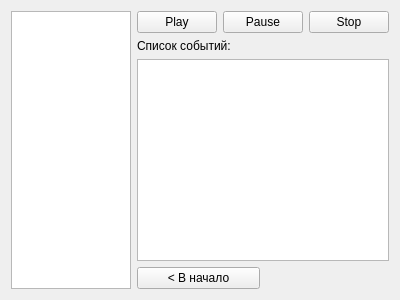
<?xml version="1.0" encoding="UTF-8"?>
<ui version="4.0">
 <class>ViewWidget</class>
 <widget class="QWidget" name="ViewWidget">
  <property name="geometry">
   <rect>
    <x>0</x>
    <y>0</y>
    <width>400</width>
    <height>300</height>
   </rect>
  </property>
  <property name="windowTitle">
   <string>Form</string>
  </property>
  <layout class="QGridLayout" name="gridLayout">
   <item row="0" column="0" rowspan="4">
    <widget class="QGraphicsView" name="tableView"/>
   </item>
   <item row="0" column="1">
    <widget class="QPushButton" name="playButton">
     <property name="text">
      <string>Play</string>
     </property>
    </widget>
   </item>
   <item row="0" column="2" colspan="2">
    <widget class="QPushButton" name="pauseButton">
     <property name="text">
      <string>Pause</string>
     </property>
    </widget>
   </item>
   <item row="0" column="4">
    <widget class="QPushButton" name="stopButton">
     <property name="text">
      <string>Stop</string>
     </property>
    </widget>
   </item>
   <item row="1" column="1" colspan="4">
    <widget class="QLabel" name="eventListLabel">
     <property name="text">
      <string>Список событий:</string>
     </property>
    </widget>
   </item>
   <item row="3" column="1" colspan="2">
    <widget class="QPushButton" name="prevButton">
     <property name="enabled">
      <bool>true</bool>
     </property>
     <property name="text">
      <string>&lt; В начало</string>
     </property>
    </widget>
   </item>
   <item row="3" column="3" colspan="2">
    <widget class="QPushButton" name="nextButton">
     <property name="enabled">
      <bool>false</bool>
     </property>
     <property name="text">
      <string/>
     </property>
     <property name="flat">
      <bool>true</bool>
     </property>
    </widget>
   </item>
   <item row="2" column="1" colspan="4">
    <widget class="QListWidget" name="eventList"/>
   </item>
  </layout>
 </widget>
 <resources/>
 <connections/>
</ui>
